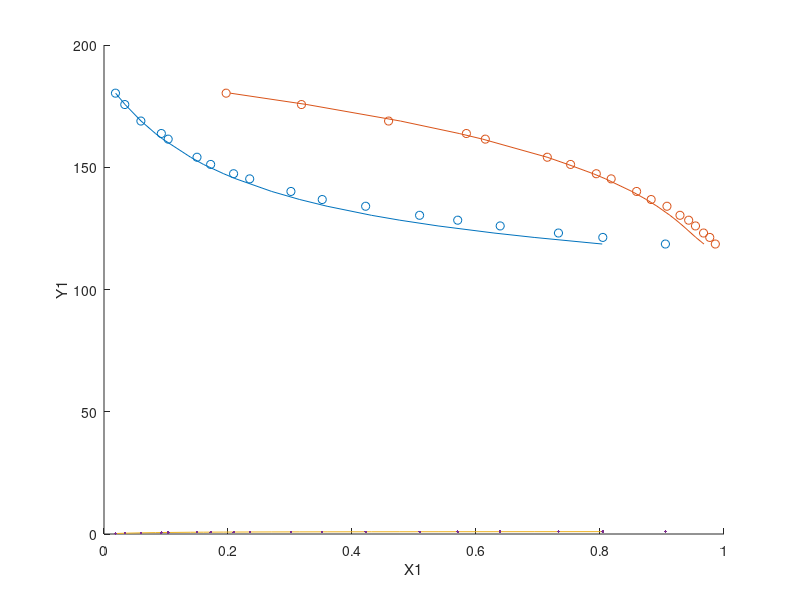

MATLAB code for this plot:
X=[0.0187,0.0340,0.0598,0.0830,0.0948,0.1397,0.1605,0.1930,0.2129,0.2705,0.3157,0.3599,0.4313,0.4771,0.5388,0.6290,0.6938,0.8036]
Y=[0.2037,0.3272,0.4782,0.5729,0.6107,0.7148,0.7484,0.7892,0.8090,0.8515,0.8748,0.8921,0.9128,0.9229,0.9339,0.9467,0.9546,0.9676]
T=[180.3,175.65,168.9,163.8,161.5,154.1,151.15,147.35,145.25,140.1,136.80,134.05,130.35,128.35,126,123.1,121.3,118.6]
x=[0.0185,0.0335,0.0595,0.0925,0.1035,0.1500,0.1720,0.2090,0.2350,0.3015,0.3520,0.4220,0.5090,0.5705,0.6390,0.7330,0.8045,0.9055]
y=[0.1970,0.3185,0.4590,0.5845,0.6150,0.7150,0.7525,0.7940,0.8180,0.8590,0.8825,0.9080,0.9290,0.9430,0.9540,0.9670,0.9770,0.9860]
scatter(x,T);
hold on;
scatter(y,T)
plot(X,T,'-',Y,T,'-');
xlabel('X1, Y1');
ylabel('T(In degree celcius)');
plot(X,Y,'-',x,y,'.');
xlabel('X1');
ylabel('Y1');


